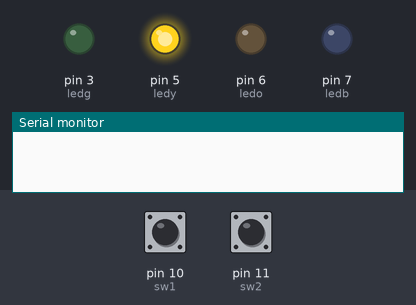
Recording of a sketch running on a simulated Arduino Uno, built with avr-gcc and run on an emulated ATmega328P. Shown: output pins drawn as LEDs (lit = HIGH), the last lines printed to the serial monitor. Dashed ring = blinking. The test bench sets the inputs (shaded band); at power-on: pin 10 (sw1) HIGH, pin 11 (sw2) HIGH.

Above: at 1.2 s.
1.3 s: pin 10 (sw1) pulled LOW for 0.15 s
At 1.5 s:
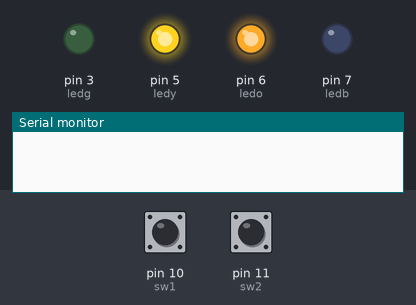
3.6 s: pin 11 (sw2) pulled LOW for 0.15 s
At 4.8 s:
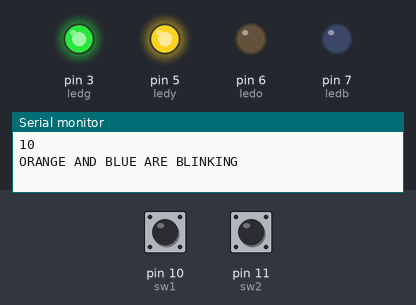
5.2 s: pin 10 (sw1) pulled LOW for 1 s
At 5.4 s:
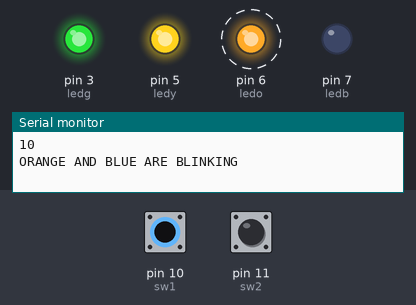
8.3 s: pin 10 (sw1) pulled LOW for 3.2 s
At 8.9 s:
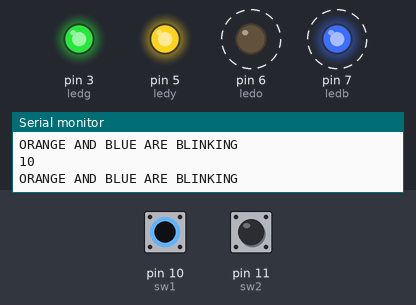
Timing chart, 0 to 13.0 s (numbered marks = the images above; inputs shaded):
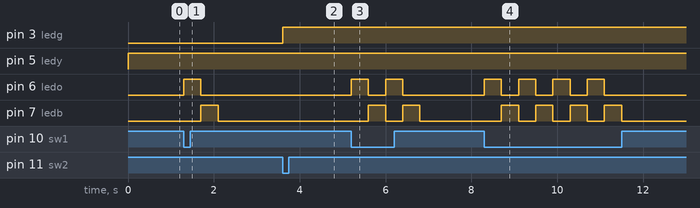

The sketch:

LED_AND_OR.ino
```cpp
 int ledg = 3; //one equal is assignment operator
 int sw1 = 10;
 int ledy = 5;
 int sw2 = 11;
 int ledo = 6;
 int ledb = 7;

 void setup()
{
  pinMode(ledg, OUTPUT);
  pinMode(sw1,INPUT_PULLUP); //no pulldown resistor
  pinMode(ledy, OUTPUT);
  pinMode(sw2,INPUT_PULLUP);
  pinMode(ledo, OUTPUT);
  pinMode(ledb, OUTPUT);
  Serial.begin(9600);
}

void loop()
{

  if(digitalRead(sw2) == LOW)
    {
      digitalWrite(ledg,HIGH);
    }

  if(digitalRead(sw1)== LOW)
      {
      digitalWrite(ledo,HIGH);
      delay(400);
      digitalWrite(ledo,LOW);
      digitalWrite(ledb,HIGH);
      delay(400);
      digitalWrite(ledb,LOW);
      Serial.println(sw1);
      Serial.println("ORANGE AND BLUE ARE BLINKING");
      }

   if((digitalRead(sw1)== HIGH)||(digitalRead(sw2)== HIGH))
      {
       digitalWrite(ledy,HIGH);
      }

}
```

Measured:
- after the input at 1.3 s, pin 6 (ledo): LOW → HIGH at once, → LOW 0.40 s later; pin 7 (ledb): LOW → HIGH after 0.40 s, → LOW 0.40 s later
- after the input at 3.6 s, pin 3 (ledg): LOW → HIGH at once
- after the input at 5.2 s, pin 6 (ledo): alternates HIGH for 0.40 s and LOW for 0.40 s, 4 changes in all, then stays LOW, starting at once; pin 7 (ledb): alternates HIGH for 0.40 s and LOW for 0.40 s, 4 changes in all, then stays LOW, starting after 0.40 s
- after the input at 8.3 s, pin 6 (ledo): alternates HIGH for 0.40 s and LOW for 0.40 s, 8 changes in all, then stays LOW, starting at once; pin 7 (ledb): alternates HIGH for 0.40 s and LOW for 0.40 s, 8 changes in all, then stays LOW, starting after 0.40 s
